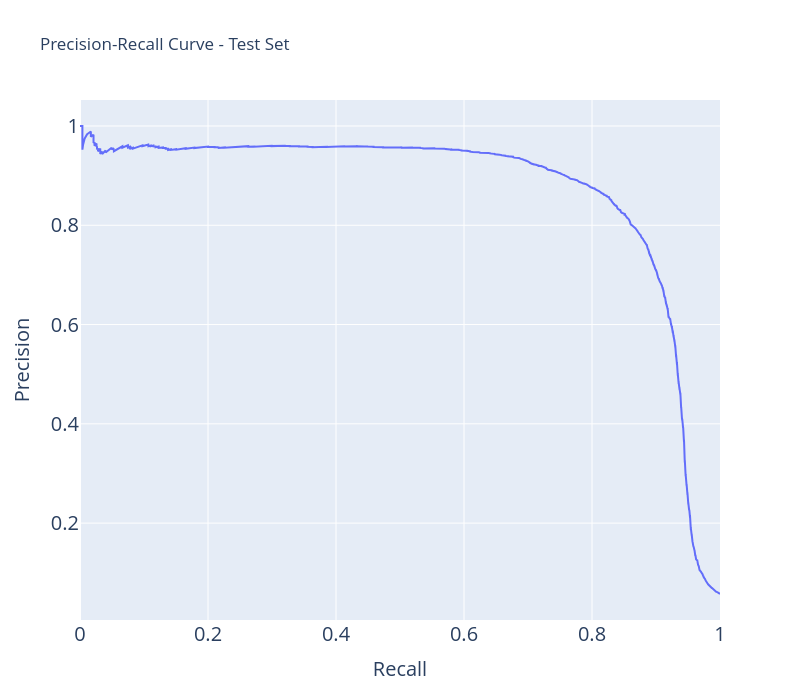

Source (notebook cell):
### Code cell
# Calculate precision and recall
precisions_test, recalls_test, thresholds_test = precision_recall_curve(y_test, predicted_probabilities_test_positive_class)

# Create an interactive precision-recall curve
fig = go.Figure()

# Add precision-recall curve
#fig.add_trace(go.Scatter(x=recalls_test, y=precisions_test, mode='lines', name='Precision-Recall Curve'))

fig.add_trace(go.Scatter(x=recalls_test, y=precisions_test, mode='lines',
                         hovertemplate='Recall: %{x:.2f}<br>Precision: %{y:.2f}<br>Threshold: %{text:.2f}',
                         text=thresholds_test, name='Precision-Recall Curve'))

# Update layout
fig.update_layout(title='Precision-Recall Curve - Test Set',
                  xaxis_title='Recall',
                  yaxis_title='Precision',
                  hovermode='closest',
                  width=800,
                  height=700,
                  xaxis=dict(
        title_font=dict(size=20),  # Set the font size for x-axis label
        tickfont=dict(size=20)  # Set the font size for x-axis tick label
    ),
    yaxis=dict(
        title_font=dict(size=20),  # Set the font size for y-axis label
        tickfont=dict(size=20)  # Set the font size for y-axis tick labels
    ))

# Show plot
fig.show()

### Figure 1 — Plotly figure (JSON) as saved in the notebook; plotly's stock layout.template omitted (floating-point values rounded to 4 significant figures; data arrays with more than 128 entries replaced by an {"elided": "..."} marker saying what was removed)
{"data": [{"hovertemplate": "Recall: %{x:.2f}<br>Precision: %{y:.2f}<br>Threshold: %{text:.2f}", "mode": "lines", "name": "Precision-Recall Curve", "text": {"elided": "37131 float values"}, "type": "scatter", "x": {"elided": "37132 float values"}, "y": {"elided": "37132 float values"}}], "layout": {"height": 700, "hovermode": "closest", "title": {"text": "Precision-Recall Curve - Test Set"}, "width": 800, "xaxis": {"tickfont": {"size": 20}, "title": {"font": {"size": 20}, "text": "Recall"}}, "yaxis": {"tickfont": {"size": 20}, "title": {"font": {"size": 20}, "text": "Precision"}}}}
